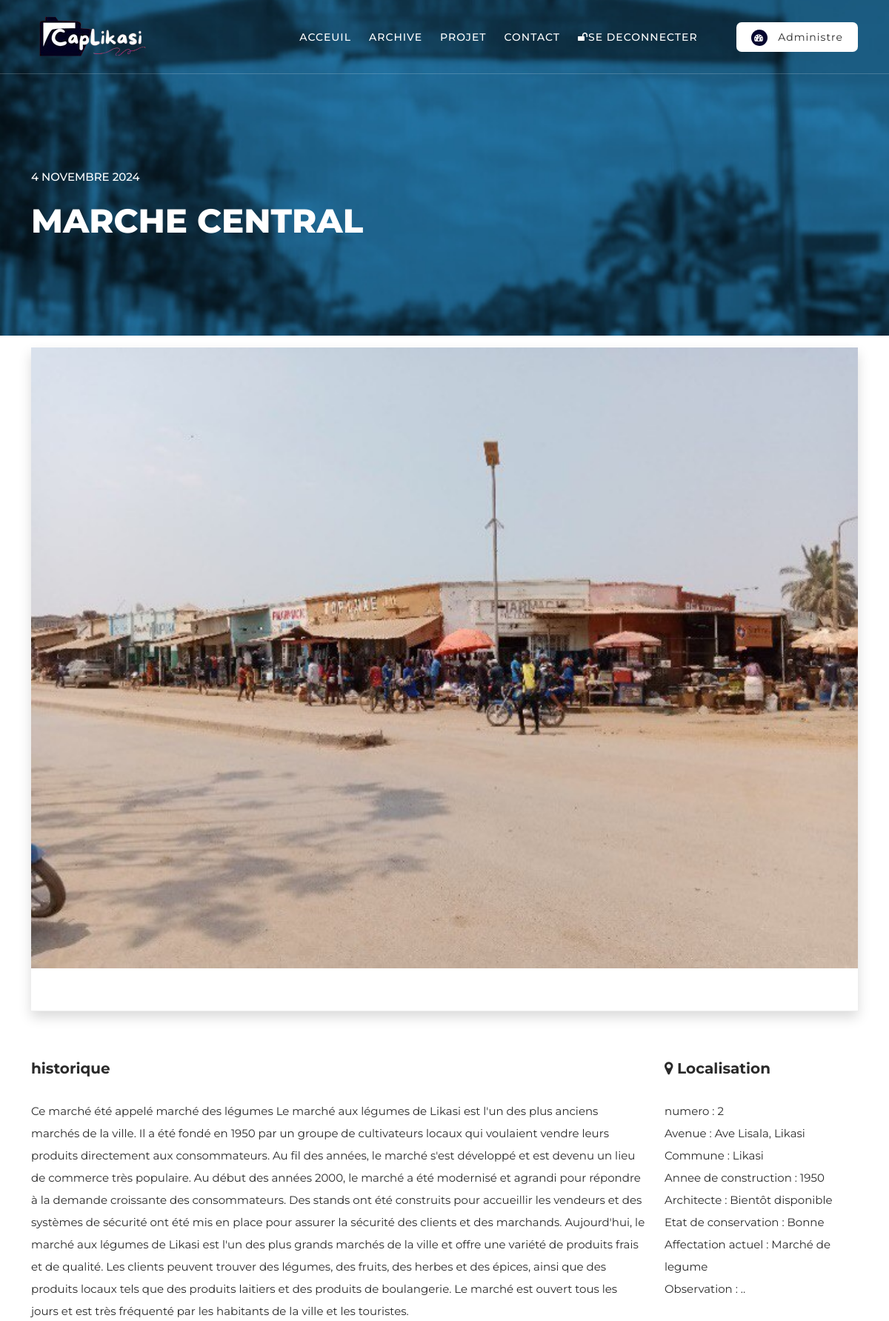
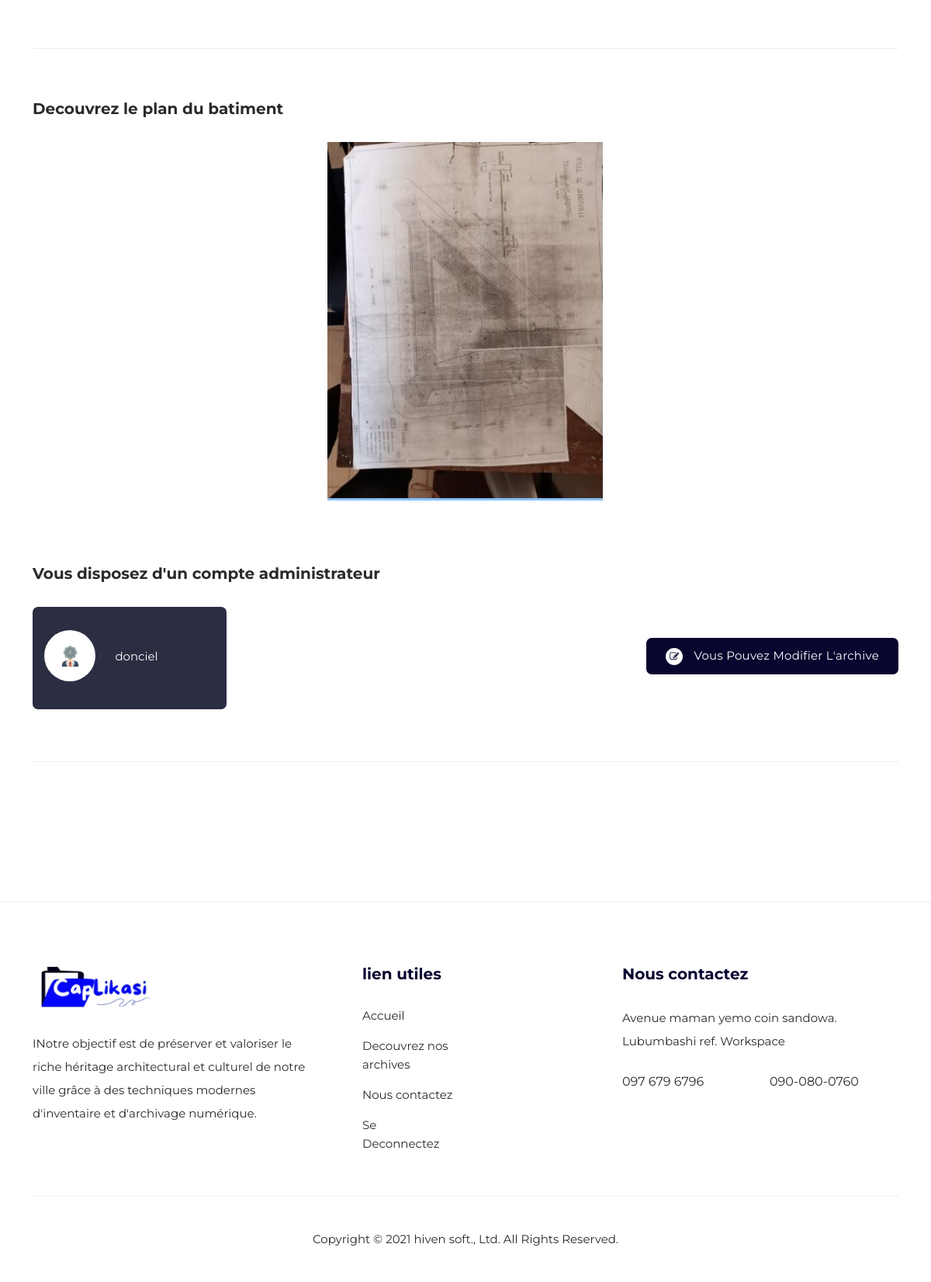
Page /detail/archvie/3/ (signed in) on the committed database (2 pictures, top to bottom).
### archive_app/models.py (models this page shows, shortened)
class Archive(models.Model):
    titre = models.CharField(max_length=100)
    date_creation = models.DateField(auto_now_add=True)
    archiviste = models.ForeignKey(Archivist, on_delete=models.CASCADE)
    historique = models.TextField(blank=True, null=True)
    patrimoine = models.OneToOneField(Patrimoine, on_delete=models.CASCADE)

class Patrimoine(models.Model):
    avenue = models.CharField(max_length=200)
    numero = models.IntegerField()
    commune = models.CharField(max_length=10, choices=COMMUNE_LIKASI)
    annee_construction = models.IntegerField(
        verbose_name="annee de construction", validators=[MinValueValidator(1700)], blank=True, null=True)
    architecte = models.CharField(max_length=100, blank=True, null=True)
    etat_conservation = models.CharField(max_length=15, choices=ETAT)
    affectation_actuel = models.CharField(max_length=200, blank=True, null=True )
    observation = models.CharField(max_length=200, default="aucunne obeservation", blank=True, null=True)
    type_construction = models.CharField(max_length=20, choices=TYPE_CONTRUCTION, blank=True, null=True)
    image = models.ImageField(upload_to="patrimoine/", blank=True, null=True)

class Fichier_plan(models.Model):
    fichier = models.FileField(upload_to="plan/", )
    patrimoine = models.ForeignKey(Patrimoine, on_delete=models.CASCADE)

### main_app/models.py (models this page shows)
class CustomUser(AbstractUser):
    is_staff = models.BooleanField(default=False)
    is_client = models.BooleanField(default=False)

### main_app/views.py (the view)
# urls.py: path('detail/archvie/<int:pk>/', archive_detail, name='archive_detail'),
@login_required(login_url='main_app:login_client')
def archive_detail(request, pk):
    client = Client.objects.filter(user=request.user)
    archivist = Archivist.objects.filter(user=request.user)
    archive = Archive.objects.get(pk=pk)
    is_archiviste = False
    fichiers_plan = Fichier_plan.objects.filter(patrimoine=archive.patrimoine)
    if client:
        user = client
    else:
        user = archivist
        is_archiviste = True
    context = {
        'user': request.user, 'is_archiviste': is_archiviste,
        'archive': archive, 'fichiers_plan': fichiers_plan
    }
    return render(request, 'detail_archive.html', context)

### main_app/templates/detail_archive.html
{% extends 'base.html' %}
{% load static %}
{% block bannier %}
  <div class="page-heading">
    <div class="container">
      <div class="row">
        <div class="col-lg-8">
          <div class="top-text header-text">
            <h6>{{ archive.date_creation }}</h6>
            <h2>{{ archive.titre }}</h2>
          </div>
        </div>
      </div>
    </div>
  </div>
{% endblock %}
{% block main_content %}
  <div class="category-post">
    <div class="container">
      <div class="row">
        <div class="col-lg-12">
          <div class="naccs">
            <div class="grid">
              <div class="row">
                <div class="col-lg-12">
                  <ul class="nacc">
                    <li class="active">
                      <div>
                        <div class="thumb">
                          <div class="row">
                            <div class="col-lg-12">
                              <div class="top-content mt-3 align-items-center shadow">
                               <img class="w-100 " src="{{ archive.patrimoine.image.url }}">
                              </div>
                            </div>
                            <div class="col-lg-12">
                              <div class="description">
                                <div class="row">
                                  <div class="col-lg-9">
                                    <h4>historique</h4>
                                    <p>{{ archive.historique }}</p>
                                  </div>
                                  <div class="col-lg-3">
                                    <div class="text-icon">
                                      <h4><i class="fa fa-map-marker"></i> Localisation</h4>
                                    </div>
                                    <p class="list-item">numero : {{ archive.patrimoine.numero }}<br>
                                        Avenue : {{ archive.patrimoine.avenue }}<br>Commune : {{ archive.patrimoine.commune }}<br> Annee de construction : {{ archive.patrimoine.annee_construction }}<br> Architecte : {{ archive.patrimoine.architecte }}<br> Etat de conservation : {{ archive.patrimoine.etat_conservation }}<br>Affectation actuel : {{ archive.patrimoine.affectation_actuel }}<br>Observation : {{ archive.patrimoine.observation }}</p>
                                  </div>
                                </div>
                              </div>
                            </div>
                            <div class="col-lg-12">
                              <div class="general-info">
                               <h4>Decouvrez le plan du batiment</h4>
                                <div class="row align-items-center" style="display: flex; justify-content: center">
                                  {% for file in fichiers_plan %}
                                      <div class="col-lg-4">
                                          <img src="{{ file.fichier.url }}" alt="image">
                                      </div>
                                  {% endfor %}
                                </div>
                              </div>
                            </div>
                            {% if is_archiviste %}
                            <div class="col-lg-12">
                              <div class="top-content">
                                <div class="row">
                                  <h4>Vous disposez d'un compte administrateur</h4>
                                  <div class="col-lg-6">
                                    <div class="top-icon">
                                      <span class="icon"><img src="{% static 'images/avatar_admin.png' %}" alt=""><h4>{{ user.username }}</h4></span>
                                    </div>
                                  </div>
                                  <div class="col-lg-6">
                                    <div class="main-white-button">
                                      <a href="{% url 'archive_app:edit_archive' pk=archive.id %}"><i class="fa fa-edit"></i> Vous pouvez modifier l'archive</a>
                                    </div>
                                  </div>
                                </div>
                              </div>
                            </div>
                            {% endif %}
                          </div>
                        </div>
                      </div>
                  </ul>
                </div>
              </div>
            </div>
          </div>
        </div>
      </div>
    </div>
  </div>
{% endblock %}

### static/css/templatemo-plot-listing.css (style rules this page uses)
html, body, div, span, applet, object, iframe, h1, h2, h3, h4, h5, h6, p, blockquote, div pre, a, abbr, acronym, address, big, cite, code, del, dfn, em, font, img, ins, kbd, q, s, samp, small, strike, strong, sub, sup, tt, var, b, u, i, center, dl, dt, dd, ol, ul, li, figure, header, nav, section, article, aside, footer, figcaption { margin: 0; padding: 0; border: 0; outline: 0; }
.grid:after { content: ''; display: block; clear: both; }
ul, li { padding: 0; margin: 0; list-style: none; }
* { box-sizing: border-box; }
html, body { font-family: 'Montserrat', sans-serif; font-weight: 400; background-color: #fff; -ms-text-size-adjust: 100%; -webkit-font-smoothing: antialiased; -moz-osx-font-smoothing: grayscale; }
a { text-decoration: none !important; }
h1, h2, h3, h4, h5, h6 { margin-top: 0px; margin-bottom: 0px; }
ul { margin-bottom: 0px; }
p { font-size: 15px; line-height: 30px; color: #2a2a2a; }
img { margin-bottom: -3px; width: 100%; overflow: hidden; }
html, body { background: #fff; font-family: 'Montserrat', sans-serif; }
.main-white-button a { display: inline-block; background-color: #fff; font-size: 15px; font-weight: 400; color: #2a2a2a; text-transform: capitalize; padding: 12px 25px; border-radius: 7px; letter-spacing: 0.25px; transition: all .3s; }
.main-white-button a i { margin-right: 10px; width: 22px; height: 22px; background-color: #06062F; color: #fff; border-radius: 50%; display: inline-block; text-align: center; font-size: 12px; line-height: 22px; }
.page-heading { background-repeat: no-repeat; background-position: center center; background-size: cover; background-image: url(../images/bannier_image.jpg); padding: 230px 0px 120px 0px; position: relative; overflow: hidden; }
.page-heading .top-text { text-align: left; }
.page-heading .top-text h6 { color: #fff; font-size: 15px; font-weight: 500; text-transform: uppercase; }
.page-heading .top-text h2 { color: #fff; line-height: 70px; font-size: 45px; font-weight: 800; text-transform: capitalize; margin-top: 15px; }
.category-post { overflow: hidden; margin-top: 0px; margin-bottom: 120px; }
.category-post .naccs { position: relative; border-radius: 7px; }
.category-post .icon { display: inline-block; width: 66px; height: 66px; border-radius: 50%; text-align: center; line-height: 62px; color: #06062F; background-color: #fff; margin-right: 15px; float: left; }
.category-post .icon img { max-width: 27px; }
.category-post ul.nacc { position: relative; min-height: 100%; list-style: none; margin: 0; padding: 0; transition: 0.5s all cubic-bezier(0.075, 0.82, 0.165, 1); }
.category-post ul.nacc li { opacity: 0; transform: translateX(-50px); position: absolute; list-style: none; transition: 1s all cubic-bezier(0.075, 0.82, 0.165, 1); }
.category-post ul.nacc li.active { transition-delay: 0.3s; position: relative; z-index: 2; opacity: 1; transform: translateX(0px); }
.category-post ul.nacc li { width: 100%; }
.category-post .nacc .thumb h4 { color: #2a2a2a; font-size: 20px; font-weight: 700; line-height: 35px; margin-bottom: 25px; }
.category-post .nacc .thumb .main-white-button { text-align: right; margin-top: 40px; }
.category-post .nacc .thumb .main-white-button a { background-color: #06062F; color: #fff; }
.category-post .nacc .thumb .main-white-button a i { background-color: #fff; color: #06062F; }
.category-post .top-content { margin-top: 80px; padding-bottom: 60px; border-bottom: 1px solid #eee; margin-bottom: 60px; }
.category-post .description { padding-bottom: 60px; border-bottom: 1px solid #eee; margin-bottom: 60px; }
.category-post .top-content .top-icon { background-color: #2b2d42; width: 250px; height: 132px; border-radius: 7px; position: relative; padding: 30px; display: inline-block; }
.category-post .top-content .top-icon h4 { position: absolute; left: 30px; top: 50%; color: #fff; transform: translateY(-50%); font-size: 15px; font-weight: 400; width: 100%; display: inline; }
.category-post .top-content .top-icon .icon { display: inline-block; width: 66px; height: 66px; border-radius: 50%; text-align: center; line-height: 62px; color: #06062F; background-color: #fff; margin-right: 15px; float: left; left: 0; }
@media (max-width: 1200px) { .category-post .icon { position: absolute; left: 50%; transform: translateX(15px); } }
@media (max-width: 1200px) { .category-post .top-content .top-icon h4 { left: 86px; } }

### rows in the picture
Archive: date_creation "4 NOVEMBRE 2024", titre "MARCHE CENTRAL", patrimoine.image (picture), historique "Ce marché été appelé marché des légumes Le marché aux légumes de Likasi est l'un des plus anciens marchés de la ville. Il a été fondé en 1950 par un groupe de cultivateurs locaux qui voulaient vendre leurs produits directement aux consommateurs. Au fil des années, le marché s'est développé et est devenu un lieu de commerce très populaire. Au début des années 2000, le marché a été modernisé et agrandi pour répondre à la demande croissante des consommateurs. Des stands ont été construits pour accueillir les vendeurs et des systèmes de sécurité ont été mis en place pour assurer la sécurité des clients et des marchands. Aujourd'hui, le marché aux légumes de Likasi est l'un des plus grands…", patrimoine.numero "2", patrimoine.avenue "Ave Lisala, Likasi", patrimoine.commune "Likasi", patrimoine.annee_construction "1950", patrimoine.architecte "Bientôt disponible", patrimoine.etat_conservation "Bonne", patrimoine.affectation_actuel "Marché de legume", patrimoine.observation ".."
Fichier_plan: fichier (picture)
CustomUser: username "donciel"
